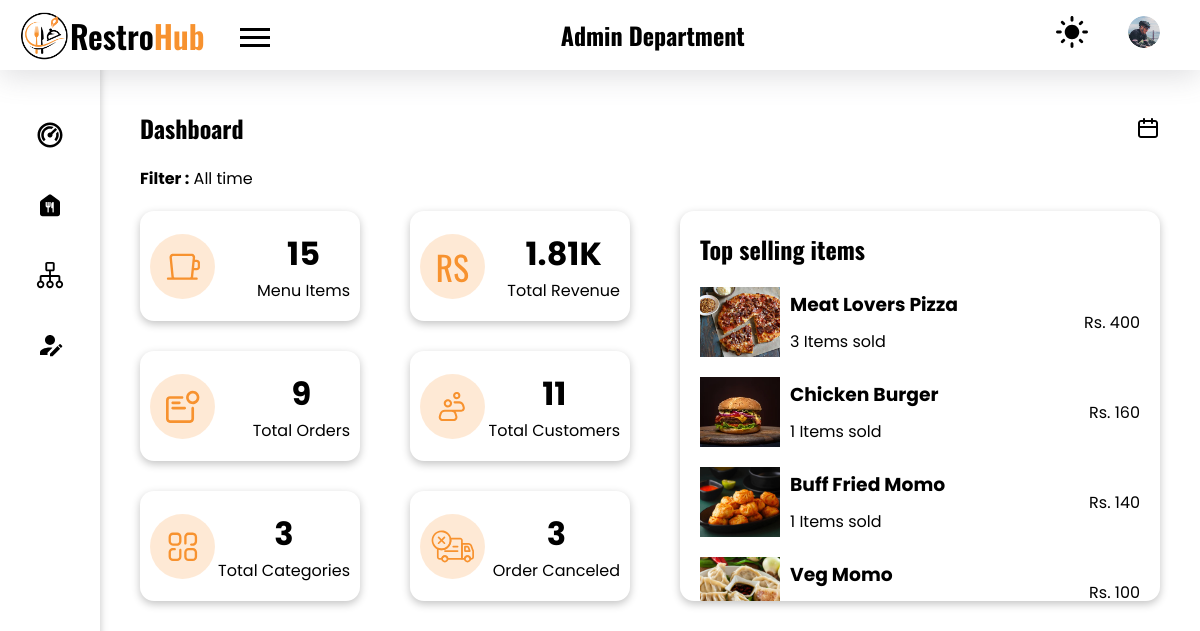
The page /admin/index.php (signed in) on the database its author committed.
### tables this page shows
CREATE TABLE `food` (
  `f_id` int(11) NOT NULL,
  `img` varchar(100) DEFAULT NULL,
  `name` varchar(100) DEFAULT NULL,
  `price` int(11) DEFAULT NULL,
  `cooking_time` int(11) DEFAULT NULL,
  `description` varchar(500) NOT NULL,
  `veg` int(1) NOT NULL,
  `product_id` varchar(30) NOT NULL,
  `short_desc` varchar(50) NOT NULL,
  `ingredients` varchar(500) NOT NULL,
  `disabled` int(11) NOT NULL,
  `special` int(11) NOT NULL,
  `category` int(11) NOT NULL
);

### admin/components/filter.php (called while the page is built, shortened)
<?php
if (!isset($whichPage) || (isset($whichPage) && $whichPage != "customer")) {
    $sql_cat = "SELECT cat_name FROM category";
    $sql_food = "SELECT name FROM food";
    $sql_order = "SELECT id FROM orders group by orders.track_id";
    $sql_temp_customer = "SELECT names FROM customer";
    $sql_order_canceled = "SELECT o_r_id FROM reject_reason inner join orders on reject_reason.track_id = orders.track_id group by orders.track_id";
    $sql_calc_rev = "SELECT SUM(total_price) as total_rev FROM orders inner join aos on orders.id = aos.order_id where aos.status = 'delivered'";
    if (isset($_SESSION['filter_option'])) {
        $filter_option = $_SESSION['filter_option'];
        unset($_SESSION['filter_option']);
    } else {
        $filter_option = "all";
    }
    switch ($filter_option) {
        default:
            $filter_text = "All time";
            $sql_fetch_food = "select (count(f_id) * qty) as total_sold, f_id from orders inner join aos on orders.id = aos.order_id where aos.status = 'delivered' group by f_id order by (count(f_id) * qty) desc limit 5";
            $sql_order = "SELECT id FROM orders group by orders.track_id";
            $sql_temp_customer = "SELECT names FROM customer";
            $sql_order_canceled = "SELECT o_r_id FROM reject_reason inner join orders on reject_reason.track_id = orders.track_id group by orders.track_id";
            $sql_calc_rev = "SELECT SUM(total_price) as total_rev FROM orders inner join aos on orders.id = aos.order_id where aos.status = 'delivered'";
            break;
    }
    $res_cat = mysqli_query($conn, $sql_cat);
    $count_cat = mysqli_num_rows($res_cat);
    $res_food = mysqli_query($conn, $sql_food);
    $count_food = mysqli_num_rows($res_food);
    $res_order = mysqli_query($conn, $sql_order);
    $count_order = mysqli_num_rows($res_order);
    $res_customer = mysqli_query($conn, $sql_temp_customer);
    $count_customer = mysqli_num_rows($res_customer);
    $res_order_canceled = mysqli_query($conn, $sql_order_canceled);
    $count_order_canceled = mysqli_num_rows($res_order_canceled);
    $res_calc_rev = mysqli_query($conn, $sql_calc_rev);
    $row_rev = mysqli_fetch_assoc($res_calc_rev);
    $total_rev = $row_rev['total_rev'];
    if ($total_rev == null) {
        $total_rev = 0;
    } else if ($total_rev >= 1000) {
        if (!isset($whichPage)) {
            $total_rev = $total_rev / 1000;
            $total_rev = round($total_rev, 2);
            $total_rev = $total_rev . "K";
        } else
            $total_rev = number_format($total_rev);
    }
}
?>

### admin/index.php (the view, shortened to what this page needs)
<!DOCTYPE html>
<html lang="en">
<head>
    <link rel="stylesheet" href="../styles/style.css">
</head>
<body>
    <?php
    require("./components/header.php");
    require("./components/sidebar.php");
    ?>
    <main class="admin_dashboard_body">
        <section class="dashboard_inner-head flex items-center">
            <h2 class="heading">Dashboard</h2>
            <img src="../images/ic_calender.svg" class="filter_by_date popper-btn" alt="filter">
        </section>
        <?php require "./components/filter.php"; ?>
        <p class="mt-20"><b>Filter :</b> <?php echo $filter_text; ?></p>
        <div class="admin_dashboard_stat mt-20">
            <article class="card flex items-center text-center border-curve-md shadow">
                <img src="../images/ic_total-menu.svg" alt="total menu" aria-hidden="true" class="card_icon">
                <div>
                    <h2><?php echo $count_food; ?></h2>
                    <p>Menu Items</p>
                </div>
            </article>
            <article class="card flex items-center text-center border-curve-md shadow">
                <img src="../images/ic_total-revenue.svg" alt="total revenue" aria-hidden="true" class="card_icon">
                <div>
                    <h2><?php echo $total_rev; ?></h2>
                    <p>Total Revenue</p>
                </div>
            </article>
            <article class="card flex items-center text-center border-curve-md  shadow">
                <img src="../images/ic_total-order.svg" alt="total order" aria-hidden="true" class="card_icon">
                <div>
                    <h2><?php echo $count_order; ?></h2>
                    <p>Total Orders</p>
                </div>
            </article>
            <article class="card flex items-center text-center border-curve-md shadow">
                <img src="../images/ic_total-customer.svg" alt="total customer" aria-hidden="true" class="card_icon">
                <div>
                    <h2><?php echo $count_customer; ?></h2>
                    <p>Total Customers</p>
                </div>
            </article>
            <article class="card flex items-center text-center border-curve-md shadow">
                <img src="../images/ic_total-category.svg" alt="total category" aria-hidden="true" class="card_icon">
                <div>
                    <h2><?php echo $count_cat; ?></h2>
                    <p>Total Categories</p>
                </div>
            </article>
            <article class="card flex items-center text-center border-curve-md shadow">
                <img src="../images/ic_order-cancel.svg" alt="order cancel" aria-hidden="true" class="card_icon">
                <div>
                    <h2><?php echo $count_order_canceled; ?></h2>
                    <p>Order Canceled</p>
                </div>
            </article>
            <section class="top_selling p-20 flex direction-col shadow justify-start border-curve-md">
                <h2 class="heading">Top selling items</h2>
                <?php
                $res_fetch_food = mysqli_query($conn, $sql_fetch_food);
                while ($top_data = mysqli_fetch_assoc($res_fetch_food)) {
                    $total_sold = $top_data['total_sold'];
                    $f_id = $top_data['f_id'];
                    $sql_food = "SELECT name, price, img FROM food where f_id = $f_id";
                    $res_food = mysqli_query($conn, $sql_food);
                    $row_food = mysqli_fetch_assoc($res_food);
                    $food_name = $row_food['name'];
                    $food_price = $row_food['price'];
                ?>
                    <article class="top_selling_item flex items-center">
                        <div class="top_selling_item_intro flex items-center">
                            <img class="top_selling_item_img" src="../uploads/foods/<?php echo $row_food['img']; ?>" alt="food image">
                            <div>
                                <h3 class="top_selling_item_name"><?php echo $food_name; ?></h3>
                                <p class="top_selling_item_sold"><?php echo $total_sold; ?> Items sold</p>
                            </div>
                        </div>
                        <div class="top_selling_item_price">
                            <p class="top_selling_item_price_text">Rs. <?php echo $food_price; ?></p>
                        </div>
                    </article>
                <?php
                } ?>
            </section>
        </div>
    </main>
</body>
</html>

### styles/style.css (style rules this page uses)
:root { --black: #000000; --gray: #afafaf; --light-gray: #f3f3f3; --primary-color: #F7922F; --trans-black: #00000030; --very-trans-black: #00000020; --trans-green: #DCFFD380; --trans-green-text: #30B900; --trans-yellow: #fafd3e67; --trans-yellow-text: #46500C; --trans-purple: #FFA0FB66; --trans-purple-text: #A500F3; --trans-primary: #F7922F50; --trans-red: #FFD6D6; --trans-red-text: #934747; --white: #ffffff; }
* { margin: 0; padding: 0; box-sizing: border-box; list-style: none; text-decoration: none; color: var(--black); }
html { scroll-behavior: smooth; }
body { background-color: var(--white); }
a, button, a>*, button>*, input[type="submit"], .menu__for-sidebar, .menu__for-sidebar>*, .admin_profile_image, .date_filter_close, .popper-btn, .pointer { cursor: pointer; }
.shadow { box-shadow: rgba(0, 0, 0, 0.24) 0px 3px 8px; }
.mt-20 { margin-top: 20px !important; }
.p-20 { padding: 20px; }
.border-curve-md { border-radius: 14px; }
.flex { display: flex; align-items: flex-start; justify-content: space-between; flex-direction: row; }
p { font-weight: 400; }
.items-center { align-items: center; }
.text-center { text-align: center; }
.justify-start { justify-content: flex-start; }
.direction-col { flex-direction: column; }
.heading { font-family: 'Oswald', sans-serif; }
body, .body-text { font-family: 'Poppins', sans-serif; }
.admin_dashboard_stat .card { padding: 10px; width: 220px; }
.admin_dashboard_body { padding: 40px 40px 40px 140px; max-width: 1440px; }
.admin_dashboard_stat .card h2 { font-size: 2rem; }
.admin_dashboard_stat .card img { width: 65px; }
.admin_dashboard_stat { display: grid; grid-template-columns: 1fr 1fr 2fr; gap: 30px; justify-content: center; grid-template-rows: repeat(3, 110px); }
.top_selling { grid-area: 1 / 3 / span 3 / span 1; overflow-y: scroll; }
.top_selling h2 { margin-bottom: 20px; }
.top_selling_item { margin-bottom: 20px; width: 100%; }
.top_selling_item_img { margin-right: 10px; height: 70px; width: 80px; object-fit: cover; }
.top_selling_item_name { margin-bottom: 10px; }
h2 { font-size: 24px; }

### rows shown on the page
food: img (picture), name "Meat Lovers Pizza", price "400"
food: img (picture), name "Chicken Burger", price "160"
food: img (picture), name "Buff Fried Momo", price "140"
food: img (picture), name "Veg Momo", price "100"

### other values the page prints
$filter_text "All time"
$count_food "15"
$total_rev "1.81K"
$count_order "9"
$count_customer "11"
$count_cat "3"
$count_order_canceled "3"
$total_sold "3"
$total_sold "1"
